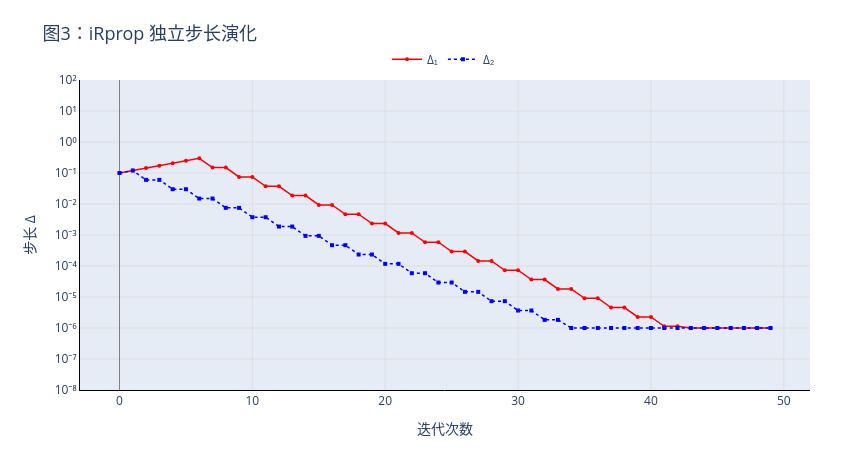

Notebook code for this chart:
### Markdown cell above
**图2 解读：损失收敛曲线对比（iRprop vs GD）**

本图基于狭长山谷测试函数，展示了 iRprop 与固定学习率 GD 的损失收敛过程（纵轴为对数坐标）：

- **iRprop（红色曲线）**：前 10 步内损失从 $10^0$ 急剧下降至 $10^{-3}$ 量级，随后呈锯齿状持续下降。到第 50 步时，损失已降至 $10^{-11}$ 到 $10^{-13}$ 量级，收敛极快。曲线中的锯齿状波动正是 iRprop 算法中"梯度符号反转"触发步长急刹与回退机制的正常表现。
- **GD（蓝色曲线，lr=0.01）**：50 步后损失仍停留在 $10^{-1}$ 量级，**几乎是一条水平线**。由于固定学习率（0.01）远小于平坦方向（$\theta_1$）所需的有效步长，GD 在平坦方向上的推进极为缓慢，导致损失函数值几乎没有下降。

**核心结论**：
iRprop 仅用 50 步便将损失降低了约 12 个数量级（从 $10^0$ 到 $10^{-12}$），而固定学习率的 GD 在相同步数下几乎原地踏步，两者差距极为悬殊。这直观证明了 Rprop/iRprop 利用符号驱动独立步长在确定性梯度下极高的收敛效率。

### Code cell
# 图3：iRprop 步长演化
fig3 = go.Figure()
fig3.add_trace(go.Scatter(x=iters_delta, y=rprop_delta[:, 0], mode='lines+markers', name='Δ₁', line=LINE_RED, marker=MARKER_RED))
fig3.add_trace(go.Scatter(x=iters_delta, y=rprop_delta[:, 1], mode='lines+markers', name='Δ₂ ', line=LINE_BLUE, marker=MARKER_BLUE))
fig3.update_layout(title=dict(text='图3：iRprop 独立步长演化', font=dict(size=18)), xaxis_title='迭代次数', yaxis_title='步长 Δ ', xaxis=AXIS_STYLE, yaxis=LOG_YAXIS_DELTA, width=width, height=h_std, hovermode='x', legend=LEGEND_STYLE, margin=MARGIN)
fig3.show()

### Figure 1 — Plotly figure (JSON) as saved in the notebook; plotly's stock layout.template omitted (floating-point values rounded to 4 significant figures)
{"data": [{"line": {"color": "red", "dash": "solid", "width": 1.5}, "marker": {"color": "red", "size": 4, "symbol": "circle"}, "mode": "lines+markers", "name": "Δ₁", "type": "scatter", "x": [0, 1, 2, 3, 4, 5, 6, 7, 8, 9, 10, 11, 12, 13, 14, 15, 16, 17, 18, 19, 20, 21, 22, 23, 24, 25, 26, 27, 28, 29, 30, 31, 32, 33, 34, 35, 36, 37, 38, 39, 40, 41, 42, 43, 44, 45, 46, 47, 48, 49], "y": [0.1, 0.12, 0.144, 0.1728, 0.2074, 0.2488, 0.2986, 0.1493, 0.1493, 0.07465, 0.07465, 0.03732, 0.03732, 0.01866, 0.01866, 0.009331, 0.009331, 0.004666, 0.004666, 0.002333, 0.002333, 0.001166, 0.001166, 0.0005832, 0.0005832, 0.0002916, 0.0002916, 0.0001458, 0.0001458, 7.29e-05, 7.29e-05, 3.645e-05, 3.645e-05, 1.822e-05, 1.822e-05, 9.112e-06, 9.112e-06, 4.556e-06, 4.556e-06, 2.278e-06, 2.278e-06, 1.139e-06, 1.139e-06, 1e-06, 1e-06, 1e-06, 1e-06, 1e-06, 1e-06, 1e-06]}, {"line": {"color": "blue", "dash": "dot", "width": 1.5}, "marker": {"color": "blue", "size": 4, "symbol": "square"}, "mode": "lines+markers", "name": "Δ₂ ", "type": "scatter", "x": [0, 1, 2, 3, 4, 5, 6, 7, 8, 9, 10, 11, 12, 13, 14, 15, 16, 17, 18, 19, 20, 21, 22, 23, 24, 25, 26, 27, 28, 29, 30, 31, 32, 33, 34, 35, 36, 37, 38, 39, 40, 41, 42, 43, 44, 45, 46, 47, 48, 49], "y": [0.1, 0.12, 0.06, 0.06, 0.03, 0.03, 0.015, 0.015, 0.0075, 0.0075, 0.00375, 0.00375, 0.001875, 0.001875, 0.0009375, 0.0009375, 0.0004687, 0.0004687, 0.0002344, 0.0002344, 0.0001172, 0.0001172, 5.859e-05, 5.859e-05, 2.93e-05, 2.93e-05, 1.465e-05, 1.465e-05, 7.324e-06, 7.324e-06, 3.662e-06, 3.662e-06, 1.831e-06, 1.831e-06, 1e-06, 1e-06, 1e-06, 1e-06, 1e-06, 1e-06, 1e-06, 1e-06, 1e-06, 1e-06, 1e-06, 1e-06, 1e-06, 1e-06, 1e-06, 1e-06]}], "layout": {"height": 450, "hovermode": "x", "legend": {"bgcolor": "rgba(255,255,255,0.85)", "font": {"size": 12}, "orientation": "h", "x": 0.5, "xanchor": "center", "y": 1.02, "yanchor": "bottom"}, "margin": {"b": 60, "l": 80, "r": 40, "t": 80}, "title": {"font": {"size": 18}, "text": "图3：iRprop 独立步长演化"}, "width": 850, "xaxis": {"gridcolor": "lightgray", "griddash": "solid", "gridwidth": 0.5, "linecolor": "black", "linewidth": 1, "showline": true, "title": {"text": "迭代次数"}, "zeroline": true, "zerolinecolor": "gray", "zerolinewidth": 1}, "yaxis": {"gridcolor": "lightgray", "griddash": "solid", "gridwidth": 0.5, "linecolor": "black", "linewidth": 1, "range": [-8, 2], "showline": true, "tickmode": "array", "ticktext": ["10⁻⁸", "10⁻⁷", "10⁻⁶", "10⁻⁵", "10⁻⁴", "10⁻³", "10⁻²", "10⁻¹", "10⁰", "10¹", "10²"], "tickvals": [1e-08, 1e-07, 1e-06, 1e-05, 0.0001, 0.001, 0.01, 0.1, 1, 10, 100], "title": {"text": "步长 Δ "}, "type": "log", "zeroline": true, "zerolinecolor": "gray", "zerolinewidth": 1}}}
